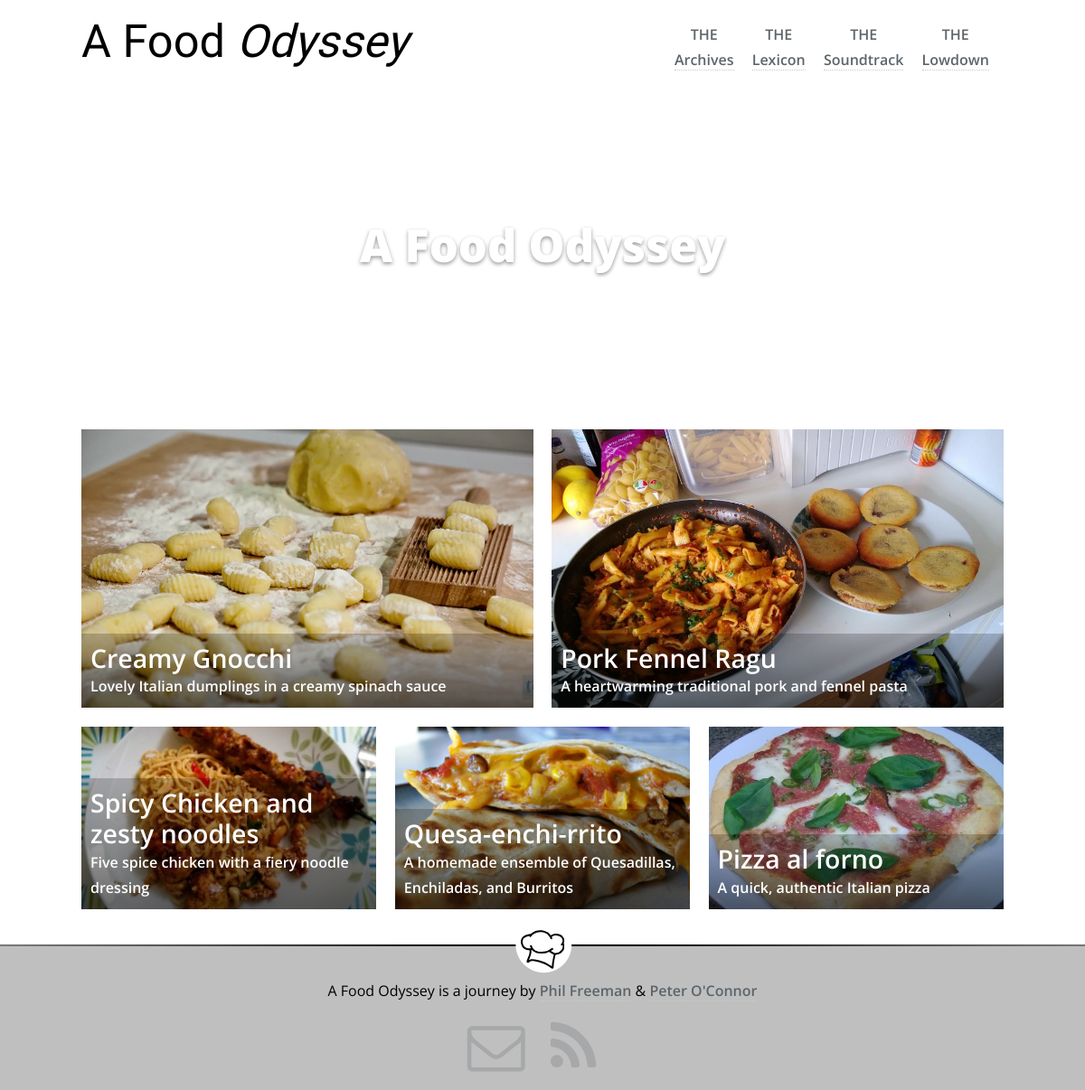
Before: / with the older database file.
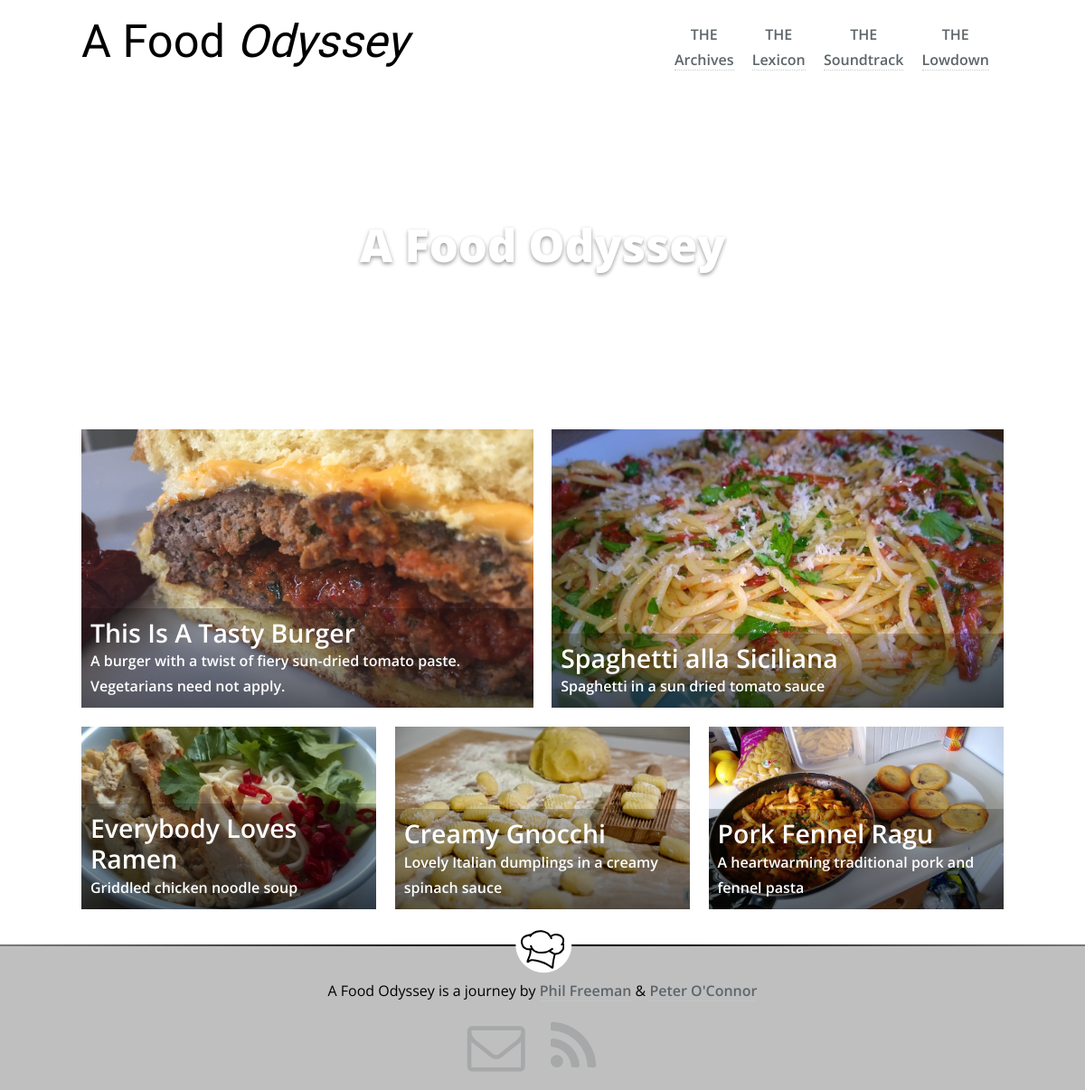
After: the same page with the newer database file.
### tables this page shows
CREATE TABLE IF NOT EXISTS `articles` (
  `id` smallint(5) unsigned NOT NULL AUTO_INCREMENT,
  `title` varchar(50) NOT NULL,
  `summary` text NOT NULL,
  `tags` varchar(50) DEFAULT NULL,
  `banner_image_path` varchar(50) NOT NULL,
  `directions_md` text NOT NULL,
  `directions_html` text NOT NULL,
  `content_md` mediumtext NOT NULL,
  `content_html` mediumtext NOT NULL,
  `pubDate` datetime NOT NULL,
  `url` varchar(50) NOT NULL,
  PRIMARY KEY (`id`)
);

### Database.php (called while the page is built, shortened)
<?php
require_once "Article.php";
class Database
{
	private $mConnection;
	public function OpenReadOnlyConnection()
	{
		$result = false;
		$this->mConnection = new mysqli("localhost", "cmsVisitor", "JxYZTwDxt2LyULpQ", "cms");
		if ($this->mConnection)
		{
			$result = true;
		}
		return $result;
	}
	public function getArticleRange($offset, $number)
	{
		$articles = array();
		$query = "SELECT * FROM articles ORDER BY pubDate DESC LIMIT ?, ?";
		$stmt = mysqli_prepare($this->mConnection, $query);
		mysqli_stmt_bind_param($stmt, 'ii', $offset, $number);
		if (!mysqli_stmt_execute($stmt))
		{
			throw new Exception("Database query failed");
		}
		else
		{
			mysqli_stmt_bind_result($stmt, $idCol, $titleCol, $summaryCol, $tagsCol, $bannerImagePathCol,
	        	$directionsMdCol, $directionsHtmlCol, $contentMdCol, $contentHtmlCol, $pubDateCol, $urlCol);
			while (mysqli_stmt_fetch($stmt))
	        {
	        	$article = new Article($idCol, $titleCol, $summaryCol, $tagsCol, $contentMdCol,
	        		$contentHtmlCol, date_create_from_format('Y-m-d H:i:s', $pubDateCol), $bannerImagePathCol,
	        		$directionsMdCol, $directionsHtmlCol, $urlCol);
	        	array_push($articles, $article);
	        }
		}
		return $articles;
	}
}

### Article.php (called while the page is built, shortened)
<?php
class Article
{
	private $mTitle;
	private $mSummary;
	private $mBannerImagePath;
	private $mUrl;
	public function __construct($id, $title, $summary, $tags, $contentMd, $contentHtml, $pubDate, $bannerImagePath,
		$directionsMd, $directionsHtml, $url)
	{
		$this->mTitle = $title;
		$this->mSummary = $summary;
		$this->mBannerImagePath = $bannerImagePath;
		$this->mUrl = $url;
	}
	public function getTitle()
	{
		return $this->mTitle;
	}
	public function getSummary()
	{
		return $this->mSummary;
	}
	public function getBannerImagePath()
	{
		return $this->mBannerImagePath;
	}
	public function getUrl()
	{
		return $this->mUrl;
	}
}

### templates/homePageView.phtml (the view, shortened to what this page needs)
<!DOCTYPE html>
<html lang="en">
    <head>
        <link rel="stylesheet" href="css/reset.css">
        <link rel="stylesheet" href="css/article-style.css">
        <link rel="stylesheet" href="css/home-page-style.css">
        <link href="//maxcdn.bootstrapcdn.com/font-awesome/4.2.0/css/font-awesome.min.css" rel="stylesheet">
    </head>
    <body>
        <div class="grid-container">
            <header id="site-header">
                <h1>A Food <i>Odyssey</i></h1>
                <nav>
                    <ul>
                        <li><a href="index.php"><span>THE</span> Archives</a></li>
                        <li><a href="the-lexicon.html"><span>THE</span> Lexicon</a></li>
                        <li><a href="the-soundtrack.html"><span>THE</span> Soundtrack</a></li>
                        <li><a href="#"><span>THE</span> Lowdown</a></li>
                    </ul>
                </nav>
            </header>
        </div>
        <header id="home-page-header">
            <video autoplay loop poster="#" id="home-page-vid">
                <source src="vid/cropped.mp4" type="video/mp4">
            </video>
            <div id="header-text">
                <h1>A Food Odyssey</h1>
                <p>Amateurs trawl through the world of food...</p>
            </div>
        </header>
        <div id="grid-articles">
            <?php foreach($this->articles as $article): ?>
            <a class="no-decoration" href="articles/<?=$article->getUrl(); ?>"
                style="background-image: url('img/<?php echo $article->getBannerImagePath(); ?>')">
                <article>
                    <div class="article-info">
                        <h3><?=$article->getTitle(); ?></h3>
                        <p><?=$article->getSummary(); ?></p>
                    </div>
                </article>
            </a>
            <?php endforeach; ?>
        </div>
        <footer>
            <div id="chef-hat"></div>
            <p>A Food Odyssey is a journey by <a href="http://www.pjfreeman.co.uk/">Phil Freeman</a> &amp;
                <a href="http://poc275.co.uk">Peter O'Connor</a>
            </p>
            <address id="footer-social">
                <ul id="footer-logos">
                    <li><a href="mailto:poc275@gmail.com?Subject=A%20Food%20Odyssey" title="send us an email" class="no-decoration"><i class="fa fa-envelope-o fa-4x"></i></a></li>
                    <li><a href="rss.xml" title="follow our blog" class="no-decoration"><i class="fa fa-rss fa-4x"></i></a></li>
                </ul>
            </address>
        </footer>
    </body>
</html>

### index.php (shortened to what this page needs)
<?php
require_once "Database.php";
require_once "HomePageView.php";
$db = new Database;
if ($db->openReadOnlyConnection())
{
	$articles = $db->getArticleRange(0, 5);
	$homePageView = new HomePageView();
	$homePageView->articles = $articles;
	$homePageView->render("homePageView.phtml");
}

### HomePageView.php (shortened to what this page needs)
<?php
class HomePageView
{
	private $templateDir = "templates/";
	public function render($templateFile)
	{
		if (file_exists($this->templateDir . $templateFile))
		{
			include $this->templateDir . $templateFile;
		}
		else
		{
			throw new Exception("Template " . $templateFile . "does not exist");
		}
	}
	public function __set($name, $value)
	{
		$this->articles = $value;
	}
}

### css/article-style.css (style rules this page uses)
html { font-size: 1em; }
body { font-family: 'Open Sans', sans-serif; font-weight: 400; line-height: 1.75; }
h1, h2, h3, h4 { font-weight: inherit; line-height: 1.2; }
h1 { font-size: 3.157em; }
h3 { font-size: 1.777em; }
p { font-size: 1em; }
i { font-style: italic; }
.grid-container { margin: 0 auto; width: 85%; max-width: 1500px; }
#site-header { padding: 1em 0; }
#site-header h1 { font-family: 'Gentium Book Basic', serif; }
#site-header h1, #site-header p, #site-header nav { display: inline-block; }
nav { float: left; margin: 0.5em 0; }
nav ul > li { display: inline-block; margin: 0 1em 0 0; text-align: center; }
nav ul li a span { display: block; }
.no-decoration { border-bottom: none; }
a { color: #5d656a; text-decoration: none; border-bottom: 1px dotted #c7cacb; font-weight: 600; }
@media screen and (min-width: 1000px) { nav { float: right; padding-left: 0.5em; } }
footer { clear: both; background: url('../assets/separator.png') no-repeat scroll 50% 0 rgba(0, 0, 0, 0); text-align: center; padding: 3.5em 0 1em 0; }
footer p { padding-bottom: 1em; }
#footer-logos li { display: inline; margin: 0 1.5em 0 0; }
#footer-logos a i { opacity: 0.25; -webkit-transition: opacity 0.5s ease-in-out; -moz-transition: opacity 0.5s ease-in-out; -o-transition: opacity 0.5s ease-in-out; transition: opacity 0.5s ease-in-out; }

### css/home-page-style.css (style rules this page uses)
#home-page-header { width: 100%; height: 350px; position: relative; overflow: hidden; color: #fff; }
video { position: absolute; left: 50%; top: 50%; min-width: 100%; min-height: 100%; -webkit-transform: translate(-50%, -50%); -moz-transform: translate(-50%, -50%); -ms-transform: translate(-50%, -50%); transform: translate(-50%, -50%); z-index: 0; }
#header-text { position: relative; z-index: 1; top: 40%; text-align: center; }
#header-text h1 { font-weight: 800; text-shadow: 0 2px 4px rgba(0, 0, 0, 0.4); line-height: 1.5; }
#grid-articles { margin: 32px auto 0; width: 85%; max-width: 1500px; font-size: 0; }
#grid-articles a { display: inline-block; background-position: center center; background-repeat: no-repeat; background-size: cover; color: #fff; position: relative; margin-bottom: 2%; font-size: initial; float: left; box-sizing: border-box; }
.article-info { position: absolute; left: 0; bottom: 0; background: linear-gradient(to bottom, rgba(0, 0, 0, 0.2), rgba(0, 0, 0, 0.6)); width: 100%; padding: 10px; box-sizing: border-box; font-size: initial; }
#grid-articles a:first-child { width: 49%; padding-bottom: 30.282%; margin-right: 2%; }
#grid-articles a:nth-of-type(2) { width: 49%; padding-bottom: 30.282%; }
#grid-articles a:nth-of-type(2) ~ a { width: 32%; padding-bottom: 19.776%; margin-right: 2%; }
#grid-articles a:nth-of-type(3n+5) { margin-right: 0 !important; }
footer { padding: 0 0 1em 0; background: url('../assets/home-page-separator.png') no-repeat scroll 50% 0 rgba(0, 0, 0, 0); }
#chef-hat { background: url('../assets/chef-hat.svg') no-repeat 50% 0 rgba(0, 0, 0, 0); padding: 2em 0 1em 0; width: 150px; display: inline-block; }

Changed rows visible on the page:
no longer on this page (row edited): articles: banner_image_path (picture), title "Spicy Chicken and zesty noodles", summary "Five spice chicken with a fiery noodle dressing"
no longer on this page (row unchanged): articles: banner_image_path (picture), title "Quesa-enchi-rrito", summary "A homemade ensemble of Quesadillas, Enchiladas, and Burritos"
no longer on this page (row edited): articles: url+banner_image_path (picture), title "Pizza al forno", summary "A quick, authentic Italian pizza"
added articles: banner_image_path (picture), title "This Is A Tasty Burger", summary "A burger with a twist of fiery sun-dried tomato paste. Vegetarians need not apply."
added articles: url+banner_image_path (picture), title "Spaghetti alla Siciliana", summary "Spaghetti in a sun dried tomato sauce"
added articles: banner_image_path (picture), title "Everybody Loves Ramen", summary "Griddled chicken noodle soup"
